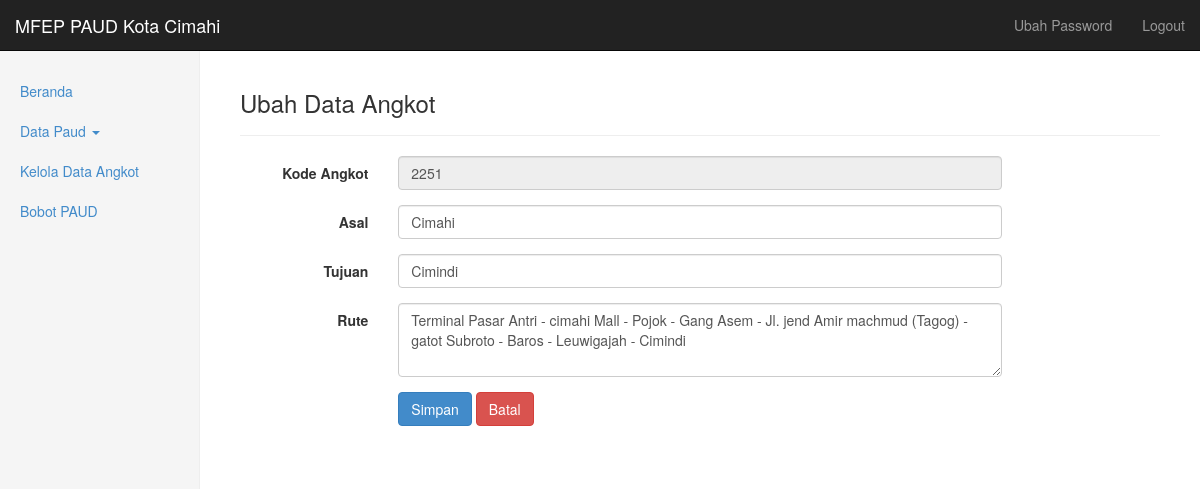
/home.php?module=module/angkot/index.php&act=edit&id=2251 (signed in), run on the app's committed database.
### tables this page shows
CREATE TABLE `angkot` (
  `Kode_ang` int(20) NOT NULL,
  `asal` text NOT NULL,
  `Tiba` text NOT NULL,
  `Rute` text NOT NULL,
  PRIMARY KEY  (`Kode_ang`)
);

### module/angkot/index.php (the view, shortened to what this page needs)
<?
$asal		= $_REQUEST['asal'];
$tiba		= $_REQUEST['tiba'];
$act		= $_REQUEST['act'];
$rute		= $_REQUEST['rute'];
$jml_data	= $_REQUEST['jml_data'];
$id			= $_REQUEST['id'];
$ambil="select * from angkot where true";
$ambil.=" order by Kode_ang asc";
$rs=mysql_query($ambil);
?>
<!DOCTYPE html PUBLIC "-//W3C//DTD HTML 4.01 Transitional//EN" "http://www.w3.org/TR/html4/loose.dtd">
<html>
<head>
</head>
<body>
<div class="page-header">
  <? if($act=="input") { echo '<h3>Input Data Angkot</h3>'; } else if($act=="edit") { echo '<h3>Ubah Data Angkot</h3>'; } else {?>
  <h3>Kelola Data Angkot</h3>
  <? } ?>
</div>
<? if($act=="") {?>
<form class="form-inline" role="form" action="" method="post">
<label>Cari : </label>
  <div class="form-group">
    <label class="sr-only" for="exampleInputEmail2">Asal</label>
    <input type="text" class="form-control" id="exampleInputEmail2" name="asal" placeholder="Asal" value="<?=$asal?>">
  </div>
  <div class="form-group">
    <label class="sr-only" for="exampleInputEmail2">Tujuan</label>
    <input type="text" class="form-control" id="exampleInputEmail2" name="tiba" placeholder="Tujuan" value="<?=$tiba?>">
  </div>
  <div class="form-group">
    <label class="sr-only" for="exampleInputEmail2">Rute</label>
    <input type="text" class="form-control" id="exampleInputEmail2" name="rute" placeholder="Rute" value="<?=$rute?>">
  </div>
  <div class="form-group">
    <select class="form-control" name="jml_data">
    <option value="10" <?=$jml_data=='10'?"selected":"";?>>10</option>
    <option value="20" <?=$jml_data=='20'?"selected":"";?>>20</option>
    <option value="" <?=$jml_data==''?"selected":"";?>>Semua</option>
    </select>
  </div>
  <button type="submit" class="btn btn-primary">Cari</button>
  <a class="btn btn-primary" href="?module=module/angkot/index.php&act=input" role="button">Input Jalur Angkot</a>
</form>
<hr>
    <div class="table-responsive">
            <table class="table table-hover">
              <thead class="panel-heading">
                <tr>
                  <th>Kode Angkot</th>
                  <th>Asal</th>
                  <th>Tujuan</th>
                  <th>Rute</th>
                  <th>Aksi</th>
                </tr>
              </thead>
              <tbody>
              <? while($row=mysql_fetch_array($rs)) {?>
                <tr>
                  <td><?=$row['Kode_ang'];?></td>
                  <td><?=$row['asal'];?></td>
                  <td><?=$row['Tiba'];?></td>
                  <td><?=$row['Rute'];?></td>
                  <td><a class="btn btn-sm btn-primary" href="?module=module/angkot/index.php&act=edit&id=<?=$row['Kode_ang'];?>" role="button">Ubah</a>
                  <a class="btn btn-sm btn-danger" onClick="return confirm('Apa anda yakin akan menghapus data ini?')" href="?module=module/angkot/remove_angkot.php&id=<?=$row['Kode_ang'];?>" role="button">Hapus</a></td>
                </tr>
              <? } ?>
              </tbody>
            </table>
          </div>
<? } else if($act=="edit") {
$ambil="select * from angkot where true";
if($id!="") {
	$ambil.=" and Kode_ang='$id'";
}
$ambil.=" order by Kode_ang asc";
$rse=mysql_query($ambil);
$data=mysql_fetch_array($rse);
?>
<form class="form-horizontal" role="form" action="module/angkot/update_angkot.php" method="post">
  <div class="form-group">
    <label for="inputPaud3" class="col-sm-2 control-label">Kode Angkot</label>
    <div class="col-sm-8">
      <input type="text" name="kode_ang" class="form-control" id="inputPaud3" placeholder="Kode Angkot" value="<?=$data['Kode_ang']?>" readonly>
    </div>
  </div>
  <div class="form-group">
    <label for="inputPaud3" class="col-sm-2 control-label">Asal</label>
    <div class="col-sm-8">
      <input type="text" name="asal" class="form-control" id="inputPaud3" placeholder="Asal" value="<?=$data['asal']?>">
    </div>
  </div>
  <div class="form-group">
    <label for="inputPaud3" class="col-sm-2 control-label">Tujuan</label>
    <div class="col-sm-8">
      <input type="text" name="tiba" class="form-control" id="inputPaud3" placeholder="Tujuan" value="<?=$data['Tiba']?>">
    </div>
  </div>
  <div class="form-group">
    <label for="inputPaud3" class="col-sm-2 control-label">Rute</label>
    <div class="col-sm-8">
      <textarea class="form-control" rows="3" name="rute"><?=$data['Rute']?></textarea>
    </div>
  </div>
  <div class="form-group">
    <div class="col-sm-offset-2 col-sm-10">
      <button type="submit" class="btn btn-primary">Simpan</button>
      <a class="btn btn-danger" href="?module=module/angkot/index.php" role="button">Batal</a>
    </div>
  </div>
</form>
<? } ?>
</body>
</html>

### styles/dashboard.css (style rules this page uses)
body { padding-top: 50px; }
.main .page-header { margin-top: 0; }

### data on the page
angkot: kode_ang "2251", asal "Cimahi", tiba "Cimindi", rute "Terminal Pasar Antri - cimahi Mall - Pojok - Gang Asem - Jl. jend Amir machmud (Tagog) - gatot Subroto - Baros - Leuwigajah - Cimindi"
